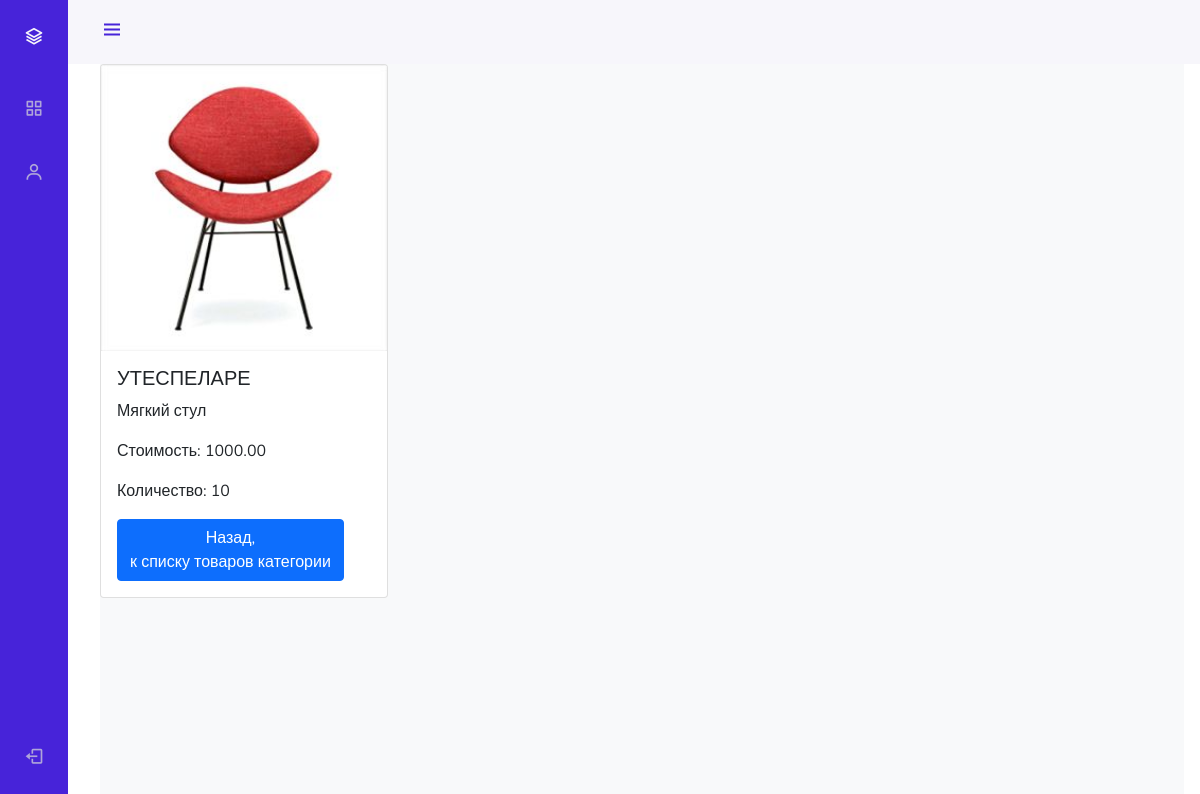
The page /admin_staff/products/read/1/ on the database its author committed.
### mainapp/models.py (models this page shows, shortened)
class Product(models.Model):
    category = models.ForeignKey(
        ProductCategory,
        on_delete=models.CASCADE
    )
    style_category = models.ForeignKey(
        StyleCategory,
        on_delete=models.CASCADE
    )
    name = models.CharField(
        verbose_name='имя продукта',
        max_length=128
    )
    image = models.ImageField(
        upload_to='products_images',
        blank=True
    )
    short_desc = models.CharField(
        verbose_name='краткое описание продукта',
        max_length=60,
        blank=True
    )
    description = models.TextField(
        verbose_name='описание продукта',
        blank=True
    )
    price = models.DecimalField(
        verbose_name='цена продукта',
        max_digits=8,
        decimal_places=2,
        default=0
    )
    quantity = models.PositiveIntegerField(
        verbose_name='количество на складе',
        default=0
    )
    is_active = models.BooleanField(
        verbose_name='активность',
        default=True
    )

### adminapp/views.py (the view)
# urls.py: path('products/read/<int:pk>/', adminapp.product_read, name='product_read'),
def product_read(request, pk):
    title = 'подробное описание товара'
    product = get_object_or_404(Product, pk=pk)
    context = {
        'title': title,
        'object': product,
    }
    return render(request, 'adminapp/product_read.html', context)

### adminapp/templatetags/my_tags.py (called while the page is built)
def media_folder_products(string):
    if not string:
        string = 'products_images/default.jpg'
    return f'{settings.MEDIA_URL}{string}'

### mainapp/context_processor.py (called while the page is built)
def basket(request):
    print(f'context processor basket works')
    basket = []
    if request.user.is_authenticated:
        basket = Basket.objects.filter(user=request.user)
    return {'basket': basket, }

### adminapp/templates/adminapp/product_read.html
{% extends 'adminapp/base.html' %}
{% load static %}
{% load my_tags %}
{% block content %}
<div class="card" style="width: 18rem;">
  <img class="card-img-top" src="{{ object.image|media_folder_products }}" alt="Card image cap">
  <div class="card-body">
    <h5 class="card-title">{{ object.name }}</h5>
    <p class="card-text">{{ object.description }}</p>
      <p class="card-text">Стоимость: {{ object.price }}</p>
      <p class="card-text">Количество: {{ object.quantity }}</p>
    <a href="{% url 'admin_staff:products' object.style_category.pk  %}" class="btn btn-primary">Назад, <br> к списку товаров категории</a>
  </div>
</div>
{% endblock %}

### adminapp/static/adminapp/css/style.css (style rules this page uses)
:root { --header-height: 3rem; --nav-width: 68px; --first-color: #4723D9; --first-color-light: #AFA5D9; --white-color: #F7F6FB; --body-font: 'Nunito', sans-serif; --normal-font-size: 1rem; --z-fixed: 100 }
body { position: relative; margin: var(--header-height) 0 0 0; padding: 0 1rem; font-family: var(--body-font); font-size: var(--normal-font-size); transition: .5s }
a { text-decoration: none }
@media screen and (min-width: 768px) { body { margin: calc(var(--header-height) + 1rem) 0 0 0; padding-left: calc(var(--nav-width) + 2rem) } }

### rows shown on the page
Product: image|media_folder_products (picture), name "УТЕСПЕЛАРЕ", description "Мягкий стул", price "1000.00", quantity "10"
